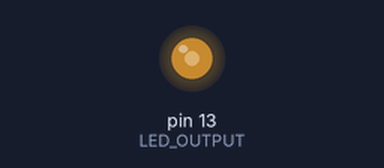
Recording of a sketch running on a simulated Arduino Uno, built with avr-gcc and run on an emulated ATmega328P. Shown: output pins drawn as LEDs (lit = HIGH).

Above: at 0.05 s.
At 1.9 s:
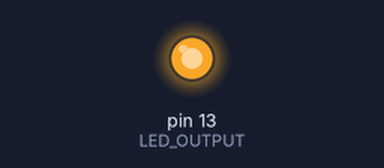
At 3.05 s:
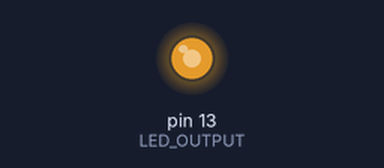
Timing chart, 0 to 5.2 s (numbered marks = the images above):
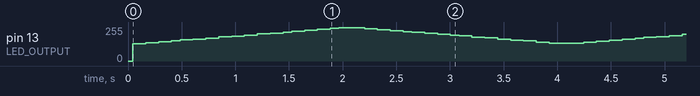

The sketch:

Delay.ino
```cpp
#define LED_OUTPUT (LED_BUILTIN)

int theta = 0;
bool increment = true;

int cycle(unsigned int step_, unsigned int lower, unsigned int upper) {
  if (theta <= lower)
    increment = true;
  else if (theta >= upper)
    increment = false;

  if (increment)
    theta += step_;
  else
    theta -= step_;
}

void setup() {
  // put your setup code here, to run once:
  pinMode(LED_OUTPUT, OUTPUT);
}

void loop() {
  // put your main code here, to run repeatedly:
  cycle(1, 0, 1000);

  digitalWrite(LED_OUTPUT, LOW);   // sets the pin off
  delayMicroseconds(1000 - theta); // pauses for theta microseconds

  digitalWrite(LED_OUTPUT, HIGH);  // sets the pin on
  delayMicroseconds(1000 + theta); // pauses for theta microseconds
}
```
